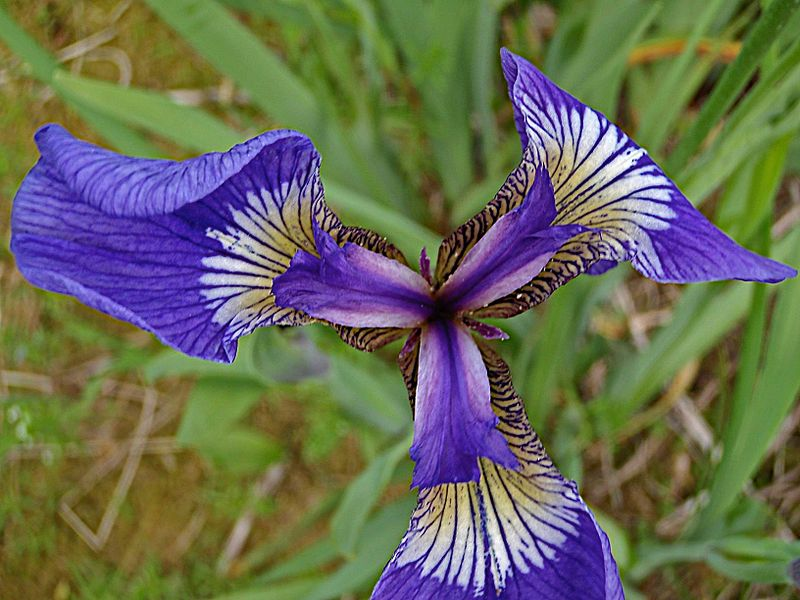
#> input picture assignment_2/iris-1.png, 800 x 600 px
$ python assignment2.py
#> lines starting #> are read from the running program, lines starting #| are printed output that depends on the picture
import cv2
import numpy as np

image = cv2.imread("iris-1.png")
#> image is the input picture: shape (600, 800, 3); mean B, G, R 86.8, 107.1, 104.6

def padding(image, border_width):
    padded_image = cv2.copyMakeBorder(
        image,
        border_width,
        border_width,
        border_width,
        border_width,
        cv2.BORDER_REFLECT
    )

    return padded_image

padded_image = padding(image, 100)
#> in padding, `padded_image = cv2.copyMakeBorder( image, border_width, border_width, ..`:
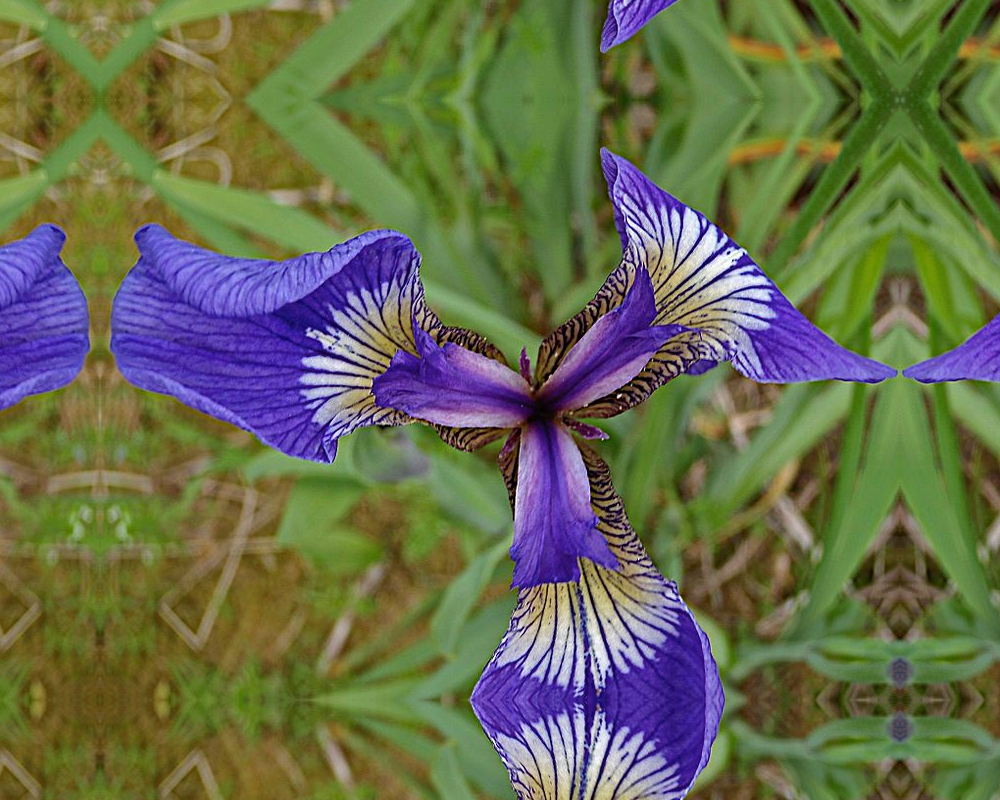
#> padded_image: shape (800, 1000, 3); mean B, G, R 79.1, 108.9, 103.9
cv2.imwrite("solutions/padded_image.png", padded_image)


#crop

def crop(image, x_0, x_1, y_0, y_1):
    cropped_image = image[y_0:y_1, x_0:x_1]
    return cropped_image

height, width = image.shape[:2]
#> height = 600; width = 800

cropped_image = crop(image, 200, width - 130, 200, height -130)
#> in crop, `cropped_image = image[y_0:y_1, x_0:x_1]`:
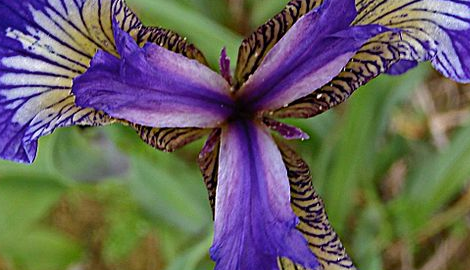
#> cropped_image: shape (270, 470, 3); mean B, G, R 95.5, 98.2, 103.4

cv2.imwrite("solutions/cropped_image.png", cropped_image)

#reize
def resize(image, width, height):
    resized_image = cv2.resize(image, (width, height))
    return resized_image

resized_image = resize(image, 200, 200)
#> in resize, `resized_image = cv2.resize(image, (width, height))`:
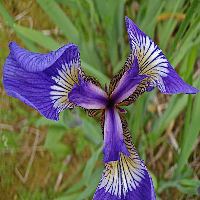
#> resized_image: shape (200, 200, 3); mean B, G, R 87.1, 107.4, 104.9
cv2.imwrite("solutions/resized_image.png", resized_image)


#copy
height, width, channels = image.shape
#> channels = 3

EmptyPictureArray = np.zeros((height, width, 3), dtype = np.uint8)

def copy(image, empty_picture_array):
    for y in range(height):
        for x in range(width):
            empty_picture_array[y, x] = image[y, x]

    return empty_picture_array

copied_image = copy(image, EmptyPictureArray)

cv2.imwrite("solutions/copied_image.png", copied_image)


#Grayscale

def grayscale(image):
    gray_image = cv2.cvtColor(image, cv2.COLOR_BGR2GRAY)
    return gray_image

gray_image = grayscale(image)
#> in grayscale, `gray_image = cv2.cvtColor(image, cv2.COLOR_BGR2GRAY)`:
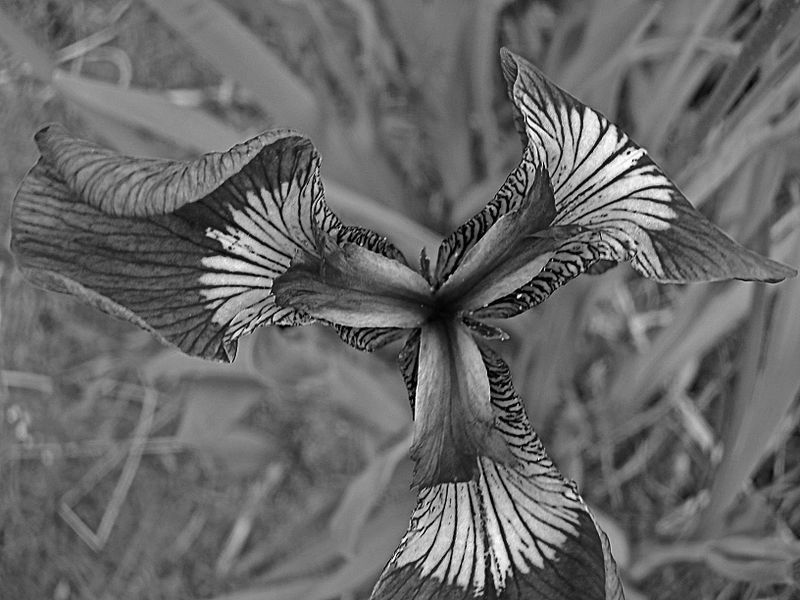
#> gray_image: shape (600, 800); min 0, max 255, mean 104.1

cv2.imwrite("solutions/gray_image.png", gray_image)


#HSV

def hsv(image):
    hsv_image = cv2.cvtColor(image, cv2.COLOR_BGR2HSV)
    return hsv_image

hsv_image = hsv(image)
#> in hsv, `hsv_image = cv2.cvtColor(image, cv2.COLOR_BGR2HSV)`: hsv_image: shape (600, 800, 3); mean H, S, V 59.7, 139.4, 133.9
cv2.imwrite("solutions/hsv_image.png", hsv_image)

#color shifting
def hue_shifted(image, EmptyPictureArray, hue):
    height, width, channels = image.shape

    for y in range(height):
        for x in range(width):
            for c in range(channels):
                value = int(image[y, x, c]) + hue

                if value > 255:
                    value = 255
                elif value < 0:
                    value = 0

                EmptyPictureArray[y, x, c] = value

    return EmptyPictureArray

EmptyPictureArray = np.zeros(image.shape , dtype = np.uint8)

shifted_image = hue_shifted(image, EmptyPictureArray, 50)
#> after the loop in hue_shifted, `for y in range(height):`:
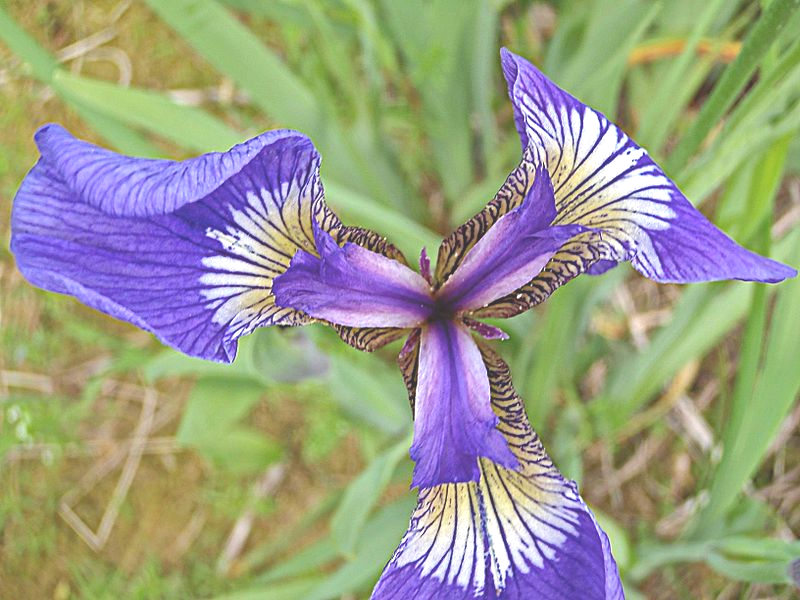
#> EmptyPictureArray: shape (600, 800, 3); mean B, G, R 135.7, 157, 154.5

cv2.imwrite("solutions/shifted_image.png", shifted_image)

#smoothing

def smoothing(image):
    smoothed_image = cv2.GaussianBlur(image, (15, 15), 0, borderType=cv2.BORDER_DEFAULT)

    return smoothed_image

smoothed_image = smoothing(image)
#> in smoothing, `smoothed_image = cv2.GaussianBlur(image, (15, 15), 0, borderType=cv2.B..`:
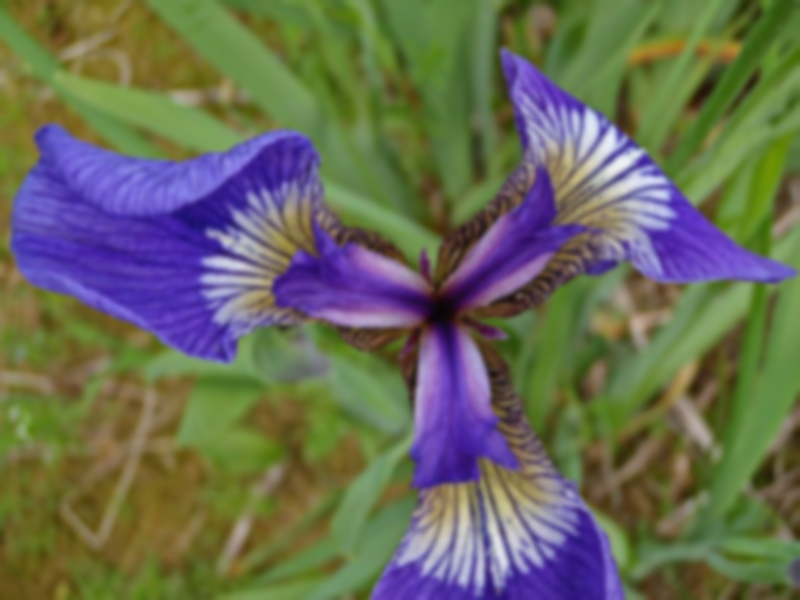
#> smoothed_image: shape (600, 800, 3); mean B, G, R 86.8, 107.1, 104.6

cv2.imwrite("solutions/smoothed_image.png", smoothed_image)


#rotation

def rotation(image, rotation_angle):
    if rotation_angle == 90:
        rotated_image = cv2.rotate(image, cv2.ROTATE_90_CLOCKWISE)

    elif rotation_angle == 180:
        rotated_image = cv2.rotate(image, cv2.ROTATE_180)

    return rotated_image

rotated_image = rotation(image, 180)
#> in rotation, `rotated_image = cv2.rotate(image, cv2.ROTATE_180)`:
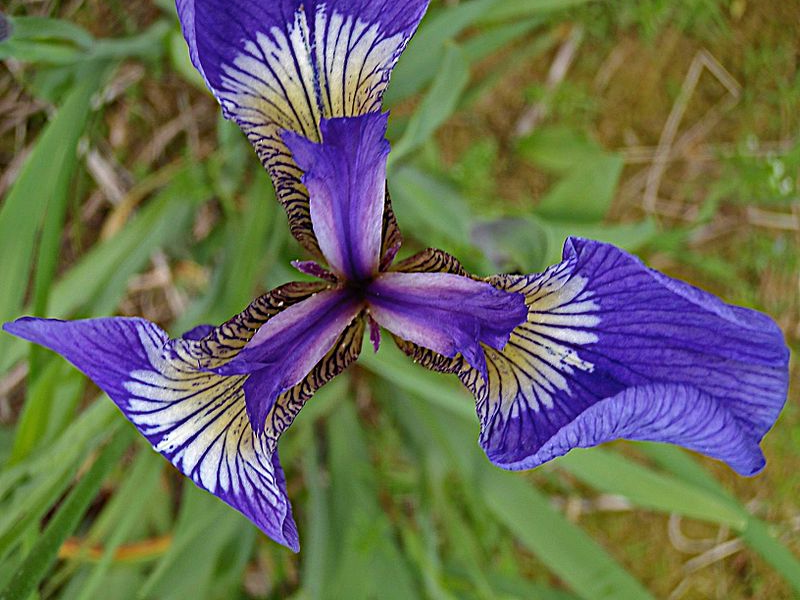
#> rotated_image: shape (600, 800, 3); mean B, G, R 86.8, 107.1, 104.6
cv2.imwrite("solutions/rotated_image.png", rotated_image)
